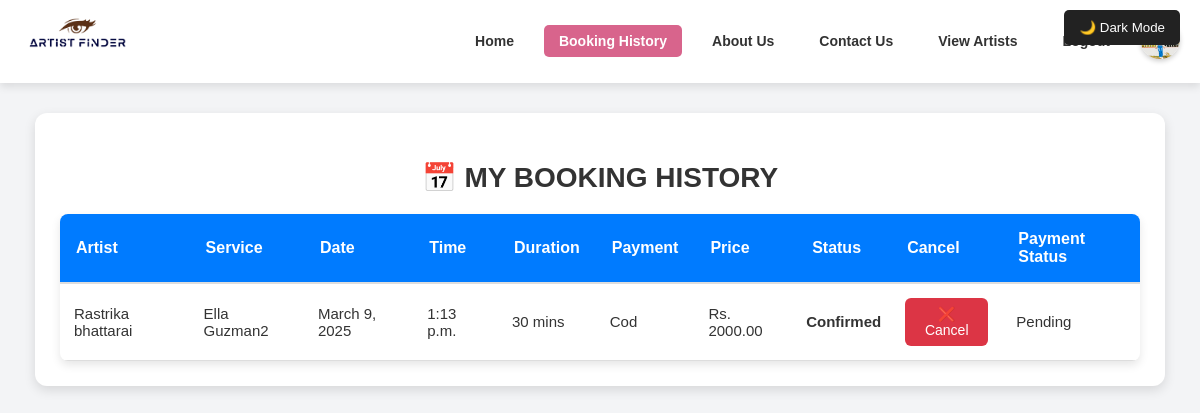
Page /booking-history/ (signed in) on the committed database.
### accounts/models.py (models this page shows, shortened)
class Booking(models.Model):
    PAYMENT_CHOICES = [
        ("khalti", "Khalti"),
        ("cod", "Cash on Delivery"),
    ]
    STATUS_CHOICES = [
        ("Pending", "Pending"),
        ("Confirmed", "Confirmed"),
        ("Cancelled", "Cancelled"),
    ]
    artist = models.ForeignKey(User, on_delete=models.CASCADE, related_name="bookings")
    client = models.ForeignKey(User, on_delete=models.CASCADE, related_name="client_bookings")
    service = models.ForeignKey("Service", on_delete=models.CASCADE, null=True, blank=True)
    date = models.DateField()
    time = models.TimeField()
    payment_method = models.CharField(max_length=10, choices=PAYMENT_CHOICES, default="cod")
    payment_status = models.CharField(max_length=20, default="Pending")
    status = models.CharField(max_length=10, choices=STATUS_CHOICES, default="Pending")
    latitude = models.DecimalField(max_digits=9, decimal_places=6, null=True, blank=True)  # ✅ Allow 6 decimal places
    longitude = models.DecimalField(max_digits=9, decimal_places=6, null=True, blank=True)  # ✅ Allow 6 decimal places
    created_at = models.DateTimeField(auto_now_add=True)
    class Meta:
        unique_together = ('artist', 'date', 'time')  # ✅ Prevent duplicate bookings

class User(AbstractUser):
    username = None  # ✅ Remove username field completely
    email = models.EmailField(unique=True)  # Email as the unique identifier
    phone = models.CharField(max_length=15, unique=True)
    password = models.CharField(max_length=100)
    profile_image = models.ImageField(upload_to="profile_images/", null=True, blank=True)
    is_verified = models.BooleanField(default=False)
    is_artist = models.BooleanField(default=False)
    otp = models.CharField(max_length=6, blank=True, null=True)  # ✅ Stores OTP
    city = models.CharField(max_length=100, null=True, blank=True)
    works_at = models.CharField(max_length=255, null=True, blank=True)
    experience_years = models.IntegerField(default=0, null=True, blank=True)
    training_certificate = models.FileField(upload_to="certificates/", null=True, blank=True)
    is_available = models.BooleanField(default=True)
    USERNAME_FIELD = "email"  # ✅ Login using email instead of username
    REQUIRED_FIELDS = []  # ✅ Don't require username
    objects = CustomUserManager()  # ✅ Use custom manager

class Service(models.Model):
    artist = models.ForeignKey(User, related_name='services', on_delete=models.CASCADE)
    service_name = models.CharField(max_length=255)
    price = models.DecimalField(max_digits=10, decimal_places=2)
    duration = models.CharField(max_length=50, default="30 mins")
    description = models.TextField(blank=True, null=True)
    created_at = models.DateTimeField(auto_now_add=True)

### accounts/views.py (the view)
# urls.py: path("booking-history/", views.booking_history, name="booking_history"),
@login_required
def booking_history(request):
    user_bookings = Booking.objects.filter(client=request.user).order_by("-date")
    user_notifications = Notification.objects.filter(user=request.user).order_by("-created_at")
    Notification.objects.filter(user=request.user, is_read=False).update(is_read=True)
    return render(request, "accounts/booking_history.html", {
        "user_bookings": user_bookings,
        "notifications": user_notifications
    })

### accounts/templates/accounts/booking_history.html (shortened to what this page needs)
{% load static %}
<!DOCTYPE html>
<html lang="en">
<head>
    <link rel="stylesheet" href="{% static 'css/booking_history.css' %}">
    <link rel="stylesheet" href="{% static 'css/home.css' %}">
</head>
<body>
    <header class="header">
        <div class="logo">
            <img src="{% static 'imagess/logo.png' %}" alt="Artist Finder Logo">
        </div>
        <nav class="navbar">
            <a href="{% url 'home' %}" class="nav-link">Home</a>
            <a href="{% url 'booking_history' %}" class="nav-link active">Booking History</a>
            <a href="{% url 'aboutus' %}" class="nav-link">About Us</a>
            <a href="{% url 'contactus' %}" class="nav-link">Contact Us</a>
            <a href="{% url 'artist_list' %}" class="nav-link">View Artists</a>
            <button id="dark-mode-toggle">🌙 Dark Mode</button>
            <a href="{% url 'login' %}" class="nav-link">Logout</a>
            <div class="user-profile">
                <a href="{% url 'user_profile' %}">
                </a>
            </div>
        </nav>
    </header>
    <div class="booking-history-container">
        <h2>📅 My Booking History</h2>
        {% if user_bookings %}
        <table>
            <thead>
                <tr>
                    <th>Artist</th>
                    <th>Service</th>
                    <th>Date</th>
                    <th>Time</th>
                    <th>Duration</th>
                    <th>Payment</th>
                    <th>Price</th>
                    <th>Status</th>
                    <th>Cancel</th>
                    <th>Payment Status</th>
                </tr>
            </thead>
            <tbody>
                {% for booking in user_bookings %}
                <tr id="booking-row-{{ booking.id }}">
                    <td>{{ booking.artist.first_name }} {{ booking.artist.last_name }}</td>
                    <td>{{ booking.service.service_name }}</td>
                    <td>{{ booking.date }}</td>
                    <td>{{ booking.time }}</td>
                    <td>{{ booking.service.duration }}</td>
                    <td>{{ booking.payment_method|title }}</td>
                    <td>Rs. {{ booking.service.price }}</td>
                    <td id="status-{{ booking.id }}">{{ booking.status }}</td>
                    <td>
                        {% if booking.status == "Pending" or booking.status == "Confirmed" %}
                            <button type="button" class="cancel-btn"
                                onclick="confirmCancel('{{ booking.id }}', '{{ booking.service.id }}', '{{ booking.date }}')">
                                ❌ Cancel
                            </button>
                        {% else %}
                            <span class="cancelled-text">N/A</span>
                        {% endif %}
                    </td>
                    <td>
                        {% if booking.payment_method|lower == "cod" %}
                            <span class="pending-payment" id="payment-status-{{ booking.id }}">Pending</span>
                        {% else %}
                            <span class="paid-payment">Paid</span>
                        {% endif %}
                    </td>
                </tr>
                {% endfor %}
            </tbody>
        </table>
        {% else %}
            <p class="no-bookings">🙁 No bookings found.</p>
        {% endif %}
    </div>
</body>
</html>

### accounts/static/css/booking_history.css (style rules this page uses)
.booking-history-container { width: 90%; max-width: 1200px; margin: 30px auto; padding: 25px; background: #ffffff; box-shadow: 0px 4px 12px rgba(0, 0, 0, 0.12); border-radius: 12px; text-align: center; transition: all 0.3s ease-in-out; }
.booking-history-container h2 { font-size: 28px; font-weight: 600; color: #333; margin-bottom: 20px; text-transform: uppercase; }
table { width: 100%; border-collapse: collapse; margin-top: 15px; background: #ffffff; border-radius: 8px; overflow: hidden; box-shadow: 0px 4px 10px rgba(0, 0, 0, 0.1); }
thead { background: #007bff; color: white; font-size: 16px; }
th { padding: 16px; text-align: left; font-weight: 600; border-bottom: 2px solid #ddd; }
td { padding: 14px; border-bottom: 1px solid #ddd; font-size: 15px; text-align: left; transition: background 0.3s ease-in-out; }
td[id^="status-"] { font-weight: bold; padding: 10px; border-radius: 5px; }
.cancel-btn { background: #dc3545; color: #fff; padding: 8px 12px; border: none; border-radius: 6px; cursor: pointer; transition: background 0.3s ease-in-out; font-size: 14px; }

### accounts/static/css/home.css (style rules this page uses)
body { margin: 0; font-family: Arial, sans-serif; background-color: #f3f4f6; color: #333; overflow-x: hidden; }
.header { display: flex; justify-content: space-between; align-items: center; padding: 10px 20px; background-color: #ffffff; box-shadow: 0 4px 8px rgba(0, 0, 0, 0.1); position: sticky; top: 0; z-index: 1000; }
.header .logo img { width: 120px; height: auto; }
.navbar { display: flex; align-items: center; gap: 15px; }
.nav-link { text-decoration: none; color: #333; font-size: 14px; font-weight: bold; padding: 8px 15px; border-radius: 5px; transition: background-color 0.3s ease, color 0.3s ease; }
.nav-link.active { background-color: #D8648C; color: white; }
.user-profile { display: flex; align-items: center; }

### accounts/templates/accounts/booking_history.html (style rules this page uses)
.booking-history-container { width: 90%; max-width: 1200px; margin: 30px auto; padding: 25px; background: #ffffff; box-shadow: 0px 4px 12px rgba(0, 0, 0, 0.12); border-radius: 12px; text-align: center; transition: all 0.3s ease-in-out; }
.booking-history-container h2 { font-size: 28px; font-weight: 600; color: #333; margin-bottom: 20px; text-transform: uppercase; }
table { width: 100%; border-collapse: collapse; margin-top: 15px; background: #ffffff; border-radius: 8px; overflow: hidden; box-shadow: 0px 4px 10px rgba(0, 0, 0, 0.1); }
thead { background: #007bff; color: white; font-size: 16px; }
th { padding: 16px; text-align: left; font-weight: 600; border-bottom: 2px solid #ddd; }
td { padding: 14px; border-bottom: 1px solid #ddd; font-size: 15px; text-align: left; transition: background 0.3s ease-in-out; }
td[id^="status-"] { font-weight: bold; padding: 10px; border-radius: 5px; }
.cancel-btn { background: #dc3545; color: #fff; padding: 8px 12px; border: none; border-radius: 6px; cursor: pointer; transition: background 0.3s ease-in-out; font-size: 14px; }
#dark-mode-toggle { position: fixed; top: 10px; right: 20px; background: #222; color: white; border: none; padding: 10px 15px; cursor: pointer; border-radius: 5px; }

### rows in the picture
Booking: artist.first_name "Rastrika", artist.last_name "bhattarai", service.service_name "Ella Guzman2", date "March 9, 2025", time "1:13 p.m.", service.duration "30 mins", payment_method "Cod", service.price "2000.00", status "Confirmed"
